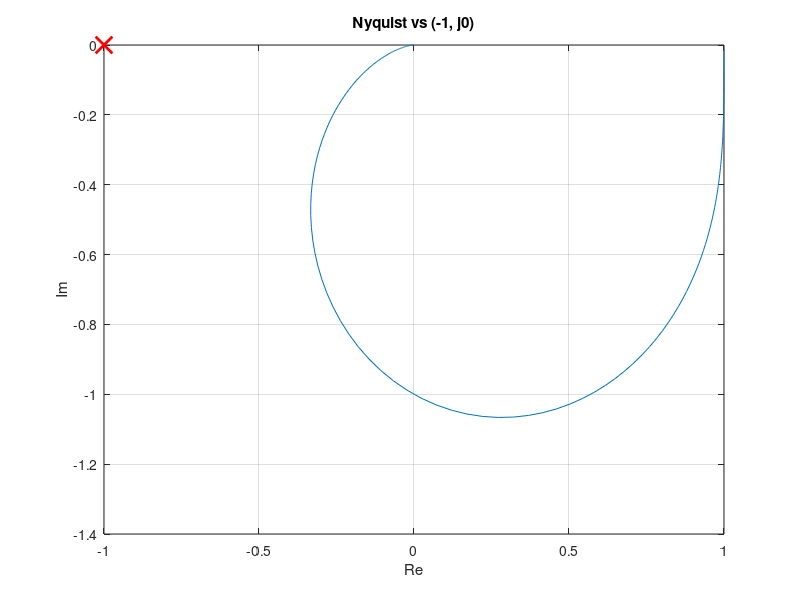

MATLAB code for this plot:
% Критерий Найквиста
% Огибание (-1, j0)

wNy = logspace(-2, 2, 400);
[magNy, phNy] = bode(tf(1, [1 1 1]), wNy);
zNy = magNy(:).*exp(1i*phNy(:)*pi/180);
figure;
plot(real(zNy), imag(zNy));
hold on;
plot(-1, 0, 'rx', 'MarkerSize', 12, 'LineWidth', 2);
hold off;
title('Nyquist vs (-1, j0)'); xlabel('Re'); ylabel('Im'); grid on;

%{
@play
{
 "title": "Nyquist criterion",
 "groups": []
}
%}
